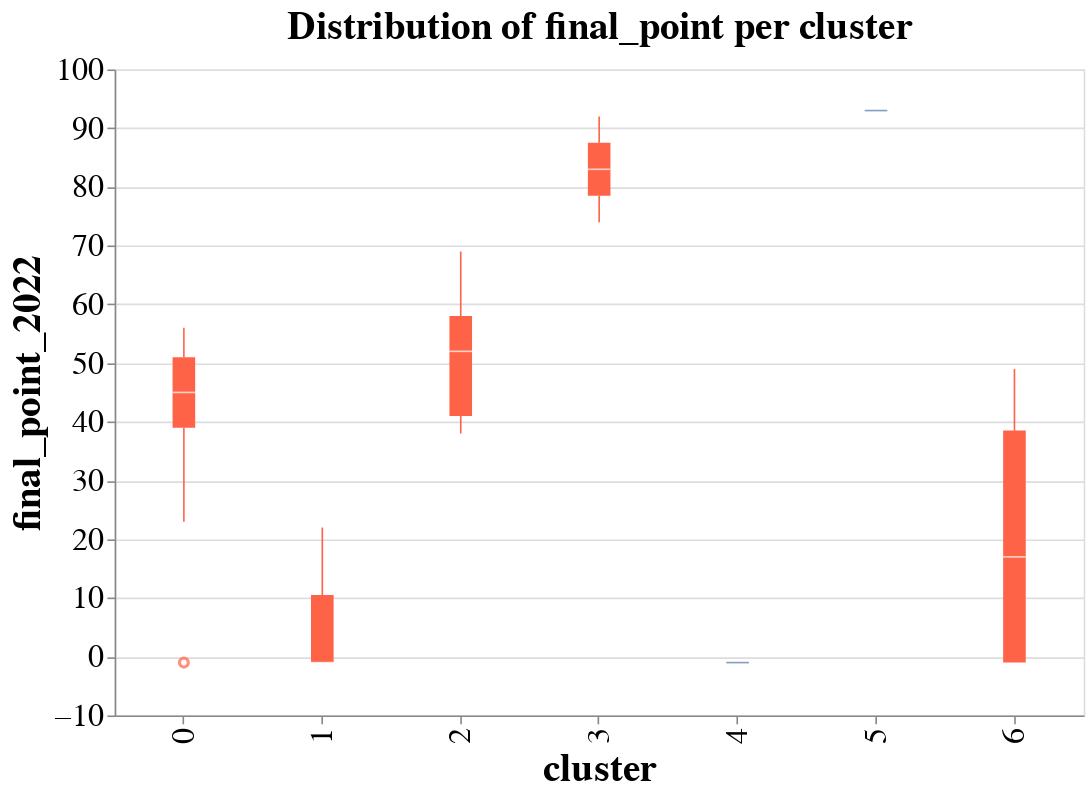

The code cell stored with this chart in its notebook:
### Code cell
# to plot the final points distribution per cluster
alt.Chart(df_to_viz).mark_boxplot(color="tomato").encode(
    x=alt.X('cluster:N'),
    y=alt.Y('final_point_2022:Q', scale=alt.Scale(zero=False))
).properties(
    width=600,
    height=400,
    title="Distribution of final_point per cluster"
).configure_title(
        fontSize=24,
).configure_axis(
    labelFontSize=20,
    titleFontSize=24,
).configure_text(
    fontSize=20
)

### Figure 1 — Vega-Lite specification as saved in the notebook (floating-point values rounded to 4 significant figures)
{"config": {"view": {"continuousWidth": 300, "continuousHeight": 300}, "axis": {"labelFontSize": 20, "titleFontSize": 24}, "text": {"fontSize": 20}, "title": {"fontSize": 24}}, "data": {"name": "data-0190d24fb67f0b1d2e3b95f6b5d7570b"}, "mark": {"type": "boxplot", "color": "tomato"}, "encoding": {"x": {"field": "cluster", "type": "nominal"}, "y": {"field": "final_point_2022", "scale": {"zero": false}, "type": "quantitative"}}, "height": 400, "title": "Distribution of final_point per cluster", "width": 600, "$schema": "https://vega.github.io/schema/vega-lite/v5.8.0.json", "datasets": {"data-0190d24fb67f0b1d2e3b95f6b5d7570b": [{"Team": "Arsenal", "index": 0, "Poss": 56.7, "Gls": 62.75, "Ast": 46.5, "PrgC": 839.0, "PrgP": 1874.0, "Gls_Conceded": 46.0, "Ast_Conceded": 31.25, "PrgC_Conceded": 670.8, "PrgP_Conceded": 1253.0, "cluster": 2, "cluster 0": 0, "cluster 1": 0, "cluster 2": 1, "cluster 3": 0, "cluster 4": 0, "cluster 5": 0, "cluster 6": 0, "final_standing_2022": 5.0, "final_point_2022": 69.0, "champions": 0.0, "europa": 1.0, "europa_conference": 0.0, "relegation": 0.0, "tournament_type": "EUROPA League"}, {"Team": "Aston Villa", "index": 1, "Poss": 46.3, "Gls": 46.0, "Ast": 35.0, "PrgC": 634.0, "PrgP": 1334.0, "Gls_Conceded": 55.5, "Ast_Conceded": 37.0, "PrgC_Conceded": 782.0, "PrgP_Conceded": 1686.0, "cluster": 0, "cluster 0": 1, "cluster 1": 0, "cluster 2": 0, "cluster 3": 0, "cluster 4": 0, "cluster 5": 0, "cluster 6": 0, "final_standing_2022": 14.0, "final_point_2022": 45.0, "champions": 0.0, "europa": 0.0, "europa_conference": 0.0, "relegation": 0.0, "tournament_type": "N/A"}, {"Team": "Bournemouth", "index": 2, "Poss": 46.37, "Gls": 46.0, "Ast": 34.33, "PrgC": 680.3, "PrgP": 1406.0, "Gls_Conceded": 64.0, "Ast_Conceded": 45.67, "PrgC_Conceded": 728.0, "PrgP_Conceded": 1670.0, "cluster": 0, "cluster 0": 1, "cluster 1": 0, "cluster 2": 0, "cluster 3": 0, "cluster 4": 0, "cluster 5": 0, "cluster 6": 0, "final_standing_2022": -1.0, "final_point_2022": -1.0, "champions": -1.0, "europa": -1.0, "europa_conference": -1.0, "relegation": -1.0, "tournament_type": "Relegated before this season"}, {"Team": "Brighton", "index": 3, "Poss": 47.35, "Gls": 35.5, "Ast": 24.25, "PrgC": 588.0, "PrgP": 1393.0, "Gls_Conceded": 51.25, "Ast_Conceded": 36.75, "PrgC_Conceded": 758.5, "PrgP_Conceded": 1572.0, "cluster": 0, "cluster 0": 1, "cluster 1": 0, "cluster 2": 0, "cluster 3": 0, "cluster 4": 0, "cluster 5": 0, "cluster 6": 0, "final_standing_2022": 9.0, "final_point_2022": 51.0, "champions": 0.0, "europa": 0.0, "europa_conference": 0.0, "relegation": 0.0, "tournament_type": "N/A"}, {"Team": "Burnley", "index": 4, "Poss": 42.23, "Gls": 37.75, "Ast": 27.0, "PrgC": 419.5, "PrgP": 1009.0, "Gls_Conceded": 51.25, "Ast_Conceded": 39.25, "PrgC_Conceded": 881.0, "PrgP_Conceded": 1626.0, "cluster": 6, "cluster 0": 0, "cluster 1": 0, "cluster 2": 0, "cluster 3": 0, "cluster 4": 0, "cluster 5": 0, "cluster 6": 1, "final_standing_2022": 18.0, "final_point_2022": 35.0, "champions": 0.0, "europa": 0.0, "europa_conference": 0.0, "relegation": 1.0, "tournament_type": "Relegated next season"}, {"Team": "Cardiff City", "index": 5, "Poss": 35.4, "Gls": 33.0, "Ast": 20.0, "PrgC": 434.0, "PrgP": 918.0, "Gls_Conceded": 69.0, "Ast_Conceded": 53.0, "PrgC_Conceded": 872.0, "PrgP_Conceded": 1723.0, "cluster": 4, "cluster 0": 0, "cluster 1": 0, "cluster 2": 0, "cluster 3": 0, "cluster 4": 1, "cluster 5": 0, "cluster 6": 0, "final_standing_2022": -1.0, "final_point_2022": -1.0, "champions": -1.0, "europa": -1.0, "europa_conference": -1.0, "relegation": -1.0, "tournament_type": "Relegated before this season"}, {"Team": "Chelsea", "index": 6, "Poss": 59.95, "Gls": 61.5, "Ast": 44.5, "PrgC": 995.2, "PrgP": 1962.0, "Gls_Conceded": 40.25, "Ast_Conceded": 29.5, "PrgC_Conceded": 511.0, "PrgP_Conceded": 1185.0, "cluster": 3, "cluster 0": 0, "cluster 1": 0, "cluster 2": 0, "cluster 3": 1, "cluster 4": 0, "cluster 5": 0, "cluster 6": 0, "final_standing_2022": 3.0, "final_point_2022": 74.0, "champions": 1.0, "europa": 0.0, "europa_conference": 0.0, "relegation": 0.0, "tournament_type": "UEFA Champions"}, {"Team": "Crystal Palace", "index": 7, "Poss": 43.95, "Gls": 40.0, "Ast": 27.0, "PrgC": 655.0, "PrgP": 1280.0, "Gls_Conceded": 54.75, "Ast_Conceded": 39.5, "PrgC_Conceded": 751.5, "PrgP_Conceded": 1779.0, "cluster": 0, "cluster 0": 1, "cluster 1": 0, "cluster 2": 0, "cluster 3": 0, "cluster 4": 0, "cluster 5": 0, "cluster 6": 0, "final_standing_2022": 12.0, "final_point_2022": 48.0, "champions": 0.0, "europa": 0.0, "europa_conference": 0.0, "relegation": 0.0, "tournament_type": "N/A"}, {"Team": "Everton", "index": 8, "Poss": 48.1, "Gls": 45.5, "Ast": 31.0, "PrgC": 600.2, "PrgP": 1339.0, "Gls_Conceded": 50.5, "Ast_Conceded": 36.75, "PrgC_Conceded": 716.5, "PrgP_Conceded": 1509.0, "cluster": 0, "cluster 0": 1, "cluster 1": 0, "cluster 2": 0, "cluster 3": 0, "cluster 4": 0, "cluster 5": 0, "cluster 6": 0, "final_standing_2022": 16.0, "final_point_2022": 39.0, "champions": 0.0, "europa": 0.0, "europa_conference": 0.0, "relegation": 0.0, "tournament_type": "N/A"}, {"Team": "Fulham", "index": 9, "Poss": 49.25, "Gls": 29.5, "Ast": 21.0, "PrgC": 677.5, "PrgP": 1420.0, "Gls_Conceded": 65.5, "Ast_Conceded": 46.5, "PrgC_Conceded": 687.5, "PrgP_Conceded": 1522.0, "cluster": 1, "cluster 0": 0, "cluster 1": 1, "cluster 2": 0, "cluster 3": 0, "cluster 4": 0, "cluster 5": 0, "cluster 6": 0, "final_standing_2022": -1.0, "final_point_2022": -1.0, "champions": -1.0, "europa": -1.0, "europa_conference": -1.0, "relegation": -1.0, "tournament_type": "Relegated before this season"}, {"Team": "Huddersfield", "index": 10, "Poss": 46.45, "Gls": 23.0, "Ast": 16.0, "PrgC": 614.0, "PrgP": 1229.0, "Gls_Conceded": 66.0, "Ast_Conceded": 48.5, "PrgC_Conceded": 678.0, "PrgP_Conceded": 1630.0, "cluster": 1, "cluster 0": 0, "cluster 1": 1, "cluster 2": 0, "cluster 3": 0, "cluster 4": 0, "cluster 5": 0, "cluster 6": 0, "final_standing_2022": -1.0, "final_point_2022": -1.0, "champions": -1.0, "europa": -1.0, "europa_conference": -1.0, "relegation": -1.0, "tournament_type": "Relegated before this season"}, {"Team": "Leeds United", "index": 11, "Poss": 57.3, "Gls": 60.0, "Ast": 45.0, "PrgC": 811.0, "PrgP": 1633.0, "Gls_Conceded": 52.0, "Ast_Conceded": 36.0, "PrgC_Conceded": 720.0, "PrgP_Conceded": 1201.0, "cluster": 2, "cluster 0": 0, "cluster 1": 0, "cluster 2": 1, "cluster 3": 0, "cluster 4": 0, "cluster 5": 0, "cluster 6": 0, "final_standing_2022": 17.0, "final_point_2022": 38.0, "champions": 0.0, "europa": 0.0, "europa_conference": 0.0, "relegation": 0.0, "tournament_type": "N/A"}, {"Team": "Leicester City", "index": 12, "Poss": 52.58, "Gls": 57.5, "Ast": 41.25, "PrgC": 703.0, "PrgP": 1471.0, "Gls_Conceded": 48.25, "Ast_Conceded": 34.5, "PrgC_Conceded": 685.8, "PrgP_Conceded": 1398.0, "cluster": 2, "cluster 0": 0, "cluster 1": 0, "cluster 2": 1, "cluster 3": 0, "cluster 4": 0, "cluster 5": 0, "cluster 6": 0, "final_standing_2022": 8.0, "final_point_2022": 52.0, "champions": 0.0, "europa": 0.0, "europa_conference": 0.0, "relegation": 0.0, "tournament_type": "N/A"}, {"Team": "Liverpool", "index": 13, "Poss": 61.77, "Gls": 79.0, "Ast": 56.25, "PrgC": 923.0, "PrgP": 2060.0, "Gls_Conceded": 33.5, "Ast_Conceded": 22.75, "PrgC_Conceded": 521.2, "PrgP_Conceded": 1018.0, "cluster": 3, "cluster 0": 0, "cluster 1": 0, "cluster 2": 0, "cluster 3": 1, "cluster 4": 0, "cluster 5": 0, "cluster 6": 0, "final_standing_2022": 2.0, "final_point_2022": 92.0, "champions": 1.0, "europa": 0.0, "europa_conference": 0.0, "relegation": 0.0, "tournament_type": "UEFA Champions"}, {"Team": "Manchester City", "index": 14, "Poss": 67.15, "Gls": 94.0, "Ast": 70.0, "PrgC": 1232.0, "PrgP": 2378.0, "Gls_Conceded": 28.25, "Ast_Conceded": 18.25, "PrgC_Conceded": 431.5, "PrgP_Conceded": 791.5, "cluster": 5, "cluster 0": 0, "cluster 1": 0, "cluster 2": 0, "cluster 3": 0, "cluster 4": 0, "cluster 5": 1, "cluster 6": 0, "final_standing_2022": 1.0, "final_point_2022": 93.0, "champions": 1.0, "europa": 0.0, "europa_conference": 0.0, "relegation": 0.0, "tournament_type": "UEFA Champions"}, {"Team": "Manchester Utd", "index": 15, "Poss": 55.23, "Gls": 66.75, "Ast": 46.75, "PrgC": 881.0, "PrgP": 1713.0, "Gls_Conceded": 38.5, "Ast_Conceded": 26.75, "PrgC_Conceded": 687.0, "PrgP_Conceded": 1308.0, "cluster": 2, "cluster 0": 0, "cluster 1": 0, "cluster 2": 1, "cluster 3": 0, "cluster 4": 0, "cluster 5": 0, "cluster 6": 0, "final_standing_2022": 6.0, "final_point_2022": 58.0, "champions": 0.0, "europa": 1.0, "europa_conference": 0.0, "relegation": 0.0, "tournament_type": "EUROPA League"}, {"Team": "Newcastle Utd", "index": 16, "Poss": 39.98, "Gls": 40.25, "Ast": 29.25, "PrgC": 504.8, "PrgP": 969.2, "Gls_Conceded": 51.5, "Ast_Conceded": 35.75, "PrgC_Conceded": 788.8, "PrgP_Conceded": 1841.0, "cluster": 6, "cluster 0": 0, "cluster 1": 0, "cluster 2": 0, "cluster 3": 0, "cluster 4": 0, "cluster 5": 0, "cluster 6": 1, "final_standing_2022": 11.0, "final_point_2022": 49.0, "champions": 0.0, "europa": 0.0, "europa_conference": 0.0, "relegation": 0.0, "tournament_type": "N/A"}, {"Team": "Norwich City", "index": 17, "Poss": 49.3, "Gls": 25.0, "Ast": 18.0, "PrgC": 673.0, "PrgP": 1169.0, "Gls_Conceded": 72.0, "Ast_Conceded": 50.0, "PrgC_Conceded": 846.0, "PrgP_Conceded": 1793.0, "cluster": 1, "cluster 0": 0, "cluster 1": 1, "cluster 2": 0, "cluster 3": 0, "cluster 4": 0, "cluster 5": 0, "cluster 6": 0, "final_standing_2022": 20.0, "final_point_2022": 22.0, "champions": 0.0, "europa": 0.0, "europa_conference": 0.0, "relegation": 1.0, "tournament_type": "Relegated next season"}, {"Team": "Sheffield Utd", "index": 18, "Poss": 42.4, "Gls": 27.5, "Ast": 19.0, "PrgC": 492.0, "PrgP": 1274.0, "Gls_Conceded": 49.5, "Ast_Conceded": 36.5, "PrgC_Conceded": 834.0, "PrgP_Conceded": 1513.0, "cluster": 6, "cluster 0": 0, "cluster 1": 0, "cluster 2": 0, "cluster 3": 0, "cluster 4": 0, "cluster 5": 0, "cluster 6": 1, "final_standing_2022": -1.0, "final_point_2022": -1.0, "champions": -1.0, "europa": -1.0, "europa_conference": -1.0, "relegation": -1.0, "tournament_type": "Relegated before this season"}, {"Team": "Southampton", "index": 19, "Poss": 48.9, "Gls": 44.5, "Ast": 28.75, "PrgC": 637.8, "PrgP": 1368.0, "Gls_Conceded": 61.0, "Ast_Conceded": 44.25, "PrgC_Conceded": 642.8, "PrgP_Conceded": 1469.0, "cluster": 0, "cluster 0": 1, "cluster 1": 0, "cluster 2": 0, "cluster 3": 0, "cluster 4": 0, "cluster 5": 0, "cluster 6": 0, "final_standing_2022": 15.0, "final_point_2022": 40.0, "champions": 0.0, "europa": 0.0, "europa_conference": 0.0, "relegation": 0.0, "tournament_type": "N/A"}, {"Team": "Stoke City", "index": 20, "Poss": 41.4, "Gls": 34.0, "Ast": 28.0, "PrgC": 477.0, "PrgP": 1150.0, "Gls_Conceded": 66.0, "Ast_Conceded": 49.0, "PrgC_Conceded": 889.0, "PrgP_Conceded": 1749.0, "cluster": 4, "cluster 0": 0, "cluster 1": 0, "cluster 2": 0, "cluster 3": 0, "cluster 4": 1, "cluster 5": 0, "cluster 6": 0, "final_standing_2022": -1.0, "final_point_2022": -1.0, "champions": -1.0, "europa": -1.0, "europa_conference": -1.0, "relegation": -1.0, "tournament_type": "Relegated before this season"}, {"Team": "Swansea City", "index": 21, "Poss": 45.3, "Gls": 27.0, "Ast": 20.0, "PrgC": 596.0, "PrgP": 1194.0, "Gls_Conceded": 54.0, "Ast_Conceded": 37.0, "PrgC_Conceded": 765.0, "PrgP_Conceded": 1838.0, "cluster": 6, "cluster 0": 0, "cluster 1": 0, "cluster 2": 0, "cluster 3": 0, "cluster 4": 0, "cluster 5": 0, "cluster 6": 1, "final_standing_2022": -1.0, "final_point_2022": -1.0, "champions": -1.0, "europa": -1.0, "europa_conference": -1.0, "relegation": -1.0, "tournament_type": "Relegated before this season"}, {"Team": "Tottenham", "index": 22, "Poss": 56.1, "Gls": 64.5, "Ast": 46.75, "PrgC": 775.8, "PrgP": 1683.0, "Gls_Conceded": 39.5, "Ast_Conceded": 25.25, "PrgC_Conceded": 633.5, "PrgP_Conceded": 1324.0, "cluster": 2, "cluster 0": 0, "cluster 1": 0, "cluster 2": 1, "cluster 3": 0, "cluster 4": 0, "cluster 5": 0, "cluster 6": 0, "final_standing_2022": 4.0, "final_point_2022": 41.0, "champions": 1.0, "europa": 0.0, "europa_conference": 0.0, "relegation": 0.0, "tournament_type": "UEFA Champions"}, {"Team": "Watford", "index": 23, "Poss": 46.43, "Gls": 42.67, "Ast": 29.0, "PrgC": 604.3, "PrgP": 1306.0, "Gls_Conceded": 60.0, "Ast_Conceded": 39.33, "PrgC_Conceded": 763.7, "PrgP_Conceded": 1550.0, "cluster": 0, "cluster 0": 1, "cluster 1": 0, "cluster 2": 0, "cluster 3": 0, "cluster 4": 0, "cluster 5": 0, "cluster 6": 0, "final_standing_2022": 19.0, "final_point_2022": 23.0, "champions": 0.0, "europa": 0.0, "europa_conference": 0.0, "relegation": 1.0, "tournament_type": "Relegated next season"}, {"Team": "West Brom", "index": 24, "Poss": 39.3, "Gls": 32.0, "Ast": 22.0, "PrgC": 474.0, "PrgP": 1066.0, "Gls_Conceded": 63.5, "Ast_Conceded": 48.0, "PrgC_Conceded": 917.0, "PrgP_Conceded": 1863.0, "cluster": 4, "cluster 0": 0, "cluster 1": 0, "cluster 2": 0, "cluster 3": 0, "cluster 4": 1, "cluster 5": 0, "cluster 6": 0, "final_standing_2022": -1.0, "final_point_2022": -1.0, "champions": -1.0, "europa": -1.0, "europa_conference": -1.0, "relegation": -1.0, "tournament_type": "Relegated before this season"}, {"Team": "West Ham", "index": 25, "Poss": 45.28, "Gls": 52.0, "Ast": 36.0, "PrgC": 644.5, "PrgP": 1329.0, "Gls_Conceded": 55.75, "Ast_Conceded": 42.75, "PrgC_Conceded": 847.8, "PrgP_Conceded": 1724.0, "cluster": 0, "cluster 0": 1, "cluster 1": 0, "cluster 2": 0, "cluster 3": 0, "cluster 4": 0, "cluster 5": 0, "cluster 6": 0, "final_standing_2022": 7.0, "final_point_2022": 56.0, "champions": 0.0, "europa": 0.0, "europa_conference": 1.0, "relegation": 0.0, "tournament_type": "EUROPA Conference"}, {"Team": "Wolves", "index": 26, "Poss": 48.13, "Gls": 43.0, "Ast": 30.0, "PrgC": 800.3, "PrgP": 1324.0, "Gls_Conceded": 43.33, "Ast_Conceded": 31.33, "PrgC_Conceded": 716.7, "PrgP_Conceded": 1519.0, "cluster": 0, "cluster 0": 1, "cluster 1": 0, "cluster 2": 0, "cluster 3": 0, "cluster 4": 0, "cluster 5": 0, "cluster 6": 0, "final_standing_2022": 10.0, "final_point_2022": 51.0, "champions": 0.0, "europa": 0.0, "europa_conference": 0.0, "relegation": 0.0, "tournament_type": "N/A"}]}}
